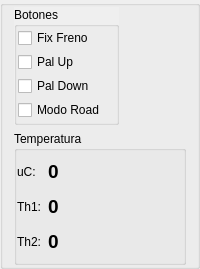
              <widget class="QGroupBox" name="groupBox">
               <property name="minimumSize">
                <size>
                 <width>60</width>
                 <height>0</height>
                </size>
               </property>
               <layout class="QVBoxLayout" name="verticalLayout_8">
                <property name="topMargin">
                 <number>1</number>
                </property>
                <property name="bottomMargin">
                 <number>1</number>
                </property>
                <item>
                 <widget class="QGroupBox" name="Buttons_gBox_verLay">
                  <property name="sizePolicy">
                   <sizepolicy hsizetype="Preferred" vsizetype="Preferred">
                    <horstretch>0</horstretch>
                    <verstretch>0</verstretch>
                   </sizepolicy>
                  </property>
                  <property name="minimumSize">
                   <size>
                    <width>55</width>
                    <height>0</height>
                   </size>
                  </property>
                  <property name="maximumSize">
                   <size>
                    <width>105</width>
                    <height>525</height>
                   </size>
                  </property>
                  <property name="autoFillBackground">
                   <bool>true</bool>
                  </property>
                  <property name="title">
                   <string>Botones</string>
                  </property>
                  <layout class="QVBoxLayout" name="verticalLayout_9">
                   <property name="spacing">
                    <number>4</number>
                   </property>
                   <property name="leftMargin">
                    <number>1</number>
                   </property>
                   <property name="topMargin">
                    <number>1</number>
                   </property>
                   <property name="rightMargin">
                    <number>1</number>
                   </property>
                   <property name="bottomMargin">
                    <number>2</number>
                   </property>
                   <item>
                    <widget class="QCheckBox" name="FixFreno_chk">
                     <property name="sizePolicy">
                      <sizepolicy hsizetype="Preferred" vsizetype="Preferred">
                       <horstretch>0</horstretch>
                       <verstretch>0</verstretch>
                      </sizepolicy>
                     </property>
                     <property name="minimumSize">
                      <size>
                       <width>10</width>
                       <height>0</height>
                      </size>
                     </property>
                     <property name="text">
                      <string>Fix Freno</string>
                     </property>
                    </widget>
                   </item>
                   <item>
                    <widget class="QCheckBox" name="PalUp_chk">
                     <property name="sizePolicy">
                      <sizepolicy hsizetype="Preferred" vsizetype="Preferred">
                       <horstretch>0</horstretch>
                       <verstretch>0</verstretch>
                      </sizepolicy>
                     </property>
                     <property name="minimumSize">
                      <size>
                       <width>0</width>
                       <height>0</height>
                      </size>
                     </property>
                     <property name="text">
                      <string>Pal Up</string>
                     </property>
                    </widget>
                   </item>
                   <item>
                    <widget class="QCheckBox" name="PalDown_chk">
                     <property name="sizePolicy">
                      <sizepolicy hsizetype="Preferred" vsizetype="Preferred">
                       <horstretch>0</horstretch>
                       <verstretch>0</verstretch>
                      </sizepolicy>
                     </property>
                     <property name="minimumSize">
                      <size>
                       <width>0</width>
                       <height>0</height>
                      </size>
                     </property>
                     <property name="text">
                      <string>Pal Down</string>
                     </property>
                    </widget>
                   </item>
                   <item>
                    <widget class="QCheckBox" name="RoadMode_chk">
                     <property name="sizePolicy">
                      <sizepolicy hsizetype="Preferred" vsizetype="Preferred">
                       <horstretch>0</horstretch>
                       <verstretch>0</verstretch>
                      </sizepolicy>
                     </property>
                     <property name="minimumSize">
                      <size>
                       <width>0</width>
                       <height>0</height>
                      </size>
                     </property>
                     <property name="text">
                      <string>Modo Road</string>
                     </property>
                    </widget>
                   </item>
                  </layout>
                 </widget>
                </item>
                <item>
                 <widget class="QGroupBox" name="temps_gBox">
                  <property name="title">
                   <string>Temperatura</string>
                  </property>
                  <layout class="QVBoxLayout" name="verticalLayout_11">
                   <property name="leftMargin">
                    <number>0</number>
                   </property>
                   <property name="rightMargin">
                    <number>1</number>
                   </property>
                   <item>
                    <layout class="QFormLayout" name="formLayout">
                     <property name="horizontalSpacing">
                      <number>3</number>
                     </property>
                     <property name="verticalSpacing">
                      <number>12</number>
                     </property>
                     <property name="leftMargin">
                      <number>0</number>
                     </property>
                     <item row="0" column="0">
                      <widget class="QLabel" name="label_6">
                       <property name="text">
                        <string>uC: </string>
                       </property>
                      </widget>
                     </item>
                     <item row="1" column="0">
                      <widget class="QLabel" name="label_42">
                       <property name="text">
                        <string>Th1:</string>
                       </property>
                      </widget>
                     </item>
                     <item row="2" column="0">
                      <widget class="QLabel" name="label_43">
                       <property name="text">
                        <string>Th2: </string>
                       </property>
                      </widget>
                     </item>
                     <item row="0" column="1">
                      <widget class="QLabel" name="Temp_uC_lbl">
                       <property name="font">
                        <font>
                         <pointsize>14</pointsize>
                         <weight>75</weight>
                         <bold>true</bold>
                        </font>
                       </property>
                       <property name="text">
                        <string>0</string>
                       </property>
                       <property name="textFormat">
                        <enum>Qt::AutoText</enum>
                       </property>
                      </widget>
                     </item>
                     <item row="1" column="1">
                      <widget class="QLabel" name="Temp_Therm1_lbl">
                       <property name="font">
                        <font>
                         <pointsize>14</pointsize>
                         <weight>75</weight>
                         <bold>true</bold>
                        </font>
                       </property>
                       <property name="text">
                        <string>0</string>
                       </property>
                      </widget>
                     </item>
                     <item row="2" column="1">
                      <widget class="QLabel" name="Temp_Therm2_lbl">
                       <property name="font">
                        <font>
                         <pointsize>14</pointsize>
                         <weight>75</weight>
                         <bold>true</bold>
                        </font>
                       </property>
                       <property name="text">
                        <string>0</string>
                       </property>
                      </widget>
                     </item>
                    </layout>
                   </item>
                  </layout>
                 </widget>
                </item>
               </layout>
              </widget>
